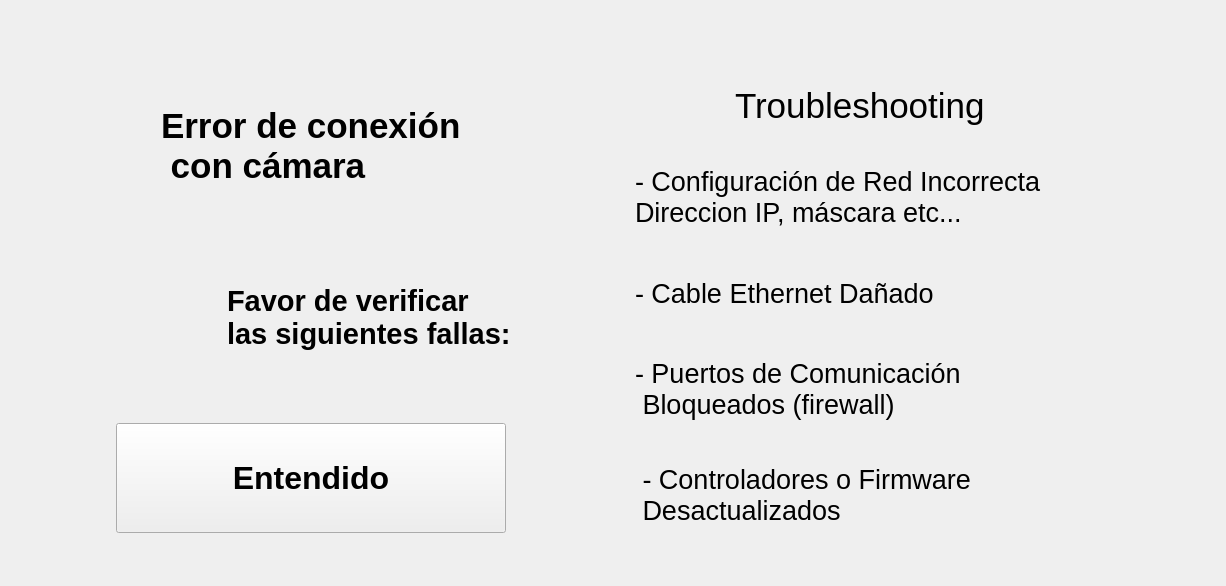
      <widget class="QWidget" name="page_4">
       <layout class="QGridLayout" name="gridLayout_9">
        <item row="0" column="0">
         <layout class="QHBoxLayout" name="horizontalLayout_44">
          <property name="topMargin">
           <number>60</number>
          </property>
          <property name="bottomMargin">
           <number>30</number>
          </property>
          <item>
           <layout class="QVBoxLayout" name="verticalLayout_21">
            <property name="leftMargin">
             <number>50</number>
            </property>
            <item>
             <layout class="QHBoxLayout" name="horizontalLayout_56">
              <property name="spacing">
               <number>30</number>
              </property>
              <item>
               <widget class="QLabel" name="lblTest1_12">
                <property name="minimumSize">
                 <size>
                  <width>70</width>
                  <height>70</height>
                 </size>
                </property>
                <property name="maximumSize">
                 <size>
                  <width>70</width>
                  <height>70</height>
                 </size>
                </property>
                <property name="text">
                 <string/>
                </property>
                <property name="pixmap">
                 <pixmap resource="../resources/resources.qrc">:/resources/webcam.png</pixmap>
                </property>
                <property name="scaledContents">
                 <bool>true</bool>
                </property>
               </widget>
              </item>
              <item>
               <widget class="QLabel" name="lblCode_36">
                <property name="minimumSize">
                 <size>
                  <width>400</width>
                  <height>130</height>
                 </size>
                </property>
                <property name="maximumSize">
                 <size>
                  <width>400</width>
                  <height>130</height>
                 </size>
                </property>
                <property name="font">
                 <font>
                  <pointsize>26</pointsize>
                  <bold>true</bold>
                 </font>
                </property>
                <property name="text">
                 <string>Error de conexión
 con cámara</string>
                </property>
               </widget>
              </item>
             </layout>
            </item>
            <item>
             <layout class="QHBoxLayout" name="horizontalLayout_33">
              <property name="spacing">
               <number>30</number>
              </property>
              <item>
               <widget class="QLabel" name="lblCode_37">
                <property name="minimumSize">
                 <size>
                  <width>70</width>
                  <height>70</height>
                 </size>
                </property>
                <property name="maximumSize">
                 <size>
                  <width>70</width>
                  <height>70</height>
                 </size>
                </property>
                <property name="text">
                 <string/>
                </property>
                <property name="pixmap">
                 <pixmap resource="../resources/resources.qrc">:/resources/magnifying-glass.png</pixmap>
                </property>
                <property name="scaledContents">
                 <bool>true</bool>
                </property>
                <property name="wordWrap">
                 <bool>false</bool>
                </property>
               </widget>
              </item>
              <item>
               <widget class="QLabel" name="label_19">
                <property name="minimumSize">
                 <size>
                  <width>300</width>
                  <height>180</height>
                 </size>
                </property>
                <property name="maximumSize">
                 <size>
                  <width>300</width>
                  <height>180</height>
                 </size>
                </property>
                <property name="font">
                 <font>
                  <pointsize>22</pointsize>
                  <bold>true</bold>
                 </font>
                </property>
                <property name="styleSheet">
                 <string notr="true"/>
                </property>
                <property name="text">
                 <string>Favor de verificar
las siguientes fallas:</string>
                </property>
               </widget>
              </item>
             </layout>
            </item>
            <item>
             <layout class="QHBoxLayout" name="horizontalLayout_34">
              <item>
               <layout class="QHBoxLayout" name="horizontalLayout_35">
                <property name="spacing">
                 <number>60</number>
                </property>
                <item>
                 <widget class="QPushButton" name="btnCameraErrorOK">
                  <property name="minimumSize">
                   <size>
                    <width>390</width>
                    <height>110</height>
                   </size>
                  </property>
                  <property name="maximumSize">
                   <size>
                    <width>390</width>
                    <height>110</height>
                   </size>
                  </property>
                  <property name="font">
                   <font>
                    <pointsize>24</pointsize>
                    <bold>true</bold>
                   </font>
                  </property>
                  <property name="styleSheet">
                   <string notr="true">QPushButton {
	
	color: rgb(255, 255, 255);
	background-color: rgb(11, 186, 78);
     border: 4px solid rgb(11, 186, 78); /* Borde para el QStackedWidget */
    border-radius: 25px; /* Bordes redondeados solo para el QStackedWidget */
    padding: 5px; /* Opcional: agrega espacio interno */
}

QPushButton &gt; * {
    border: none; /* Asegura que los elementos dentro del QStackedWidget no hereden el borde */
    border-radius: 0px; /* Restablece el border-radius para los elementos internos */
    background-color: transparent; /* Opción para mantener el fondo de los elementos internos */
}</string>
                  </property>
                  <property name="text">
                   <string>Entendido</string>
                  </property>
                 </widget>
                </item>
               </layout>
              </item>
             </layout>
            </item>
           </layout>
          </item>
          <item>
           <spacer name="horizontalSpacer_45">
            <property name="orientation">
             <enum>Qt::Horizontal</enum>
            </property>
            <property name="sizeType">
             <enum>QSizePolicy::Expanding</enum>
            </property>
            <property name="sizeHint" stdset="0">
             <size>
              <width>68</width>
              <height>20</height>
             </size>
            </property>
           </spacer>
          </item>
          <item>
           <layout class="QVBoxLayout" name="verticalLayout_9">
            <item>
             <layout class="QHBoxLayout" name="horizontalLayout_57">
              <property name="spacing">
               <number>30</number>
              </property>
              <item>
               <widget class="QLabel" name="lblTest1_13">
                <property name="minimumSize">
                 <size>
                  <width>70</width>
                  <height>70</height>
                 </size>
                </property>
                <property name="maximumSize">
                 <size>
                  <width>70</width>
                  <height>70</height>
                 </size>
                </property>
                <property name="text">
                 <string/>
                </property>
                <property name="pixmap">
                 <pixmap resource="../resources/resources.qrc">:/resources/warning.png</pixmap>
                </property>
                <property name="scaledContents">
                 <bool>true</bool>
                </property>
               </widget>
              </item>
              <item>
               <widget class="QLabel" name="lblCode_38">
                <property name="minimumSize">
                 <size>
                  <width>450</width>
                  <height>30</height>
                 </size>
                </property>
                <property name="font">
                 <font>
                  <pointsize>26</pointsize>
                 </font>
                </property>
                <property name="text">
                 <string>Troubleshooting</string>
                </property>
               </widget>
              </item>
             </layout>
            </item>
            <item>
             <layout class="QVBoxLayout" name="verticalLayout_10">
              <item>
               <widget class="QLabel" name="label_20">
                <property name="minimumSize">
                 <size>
                  <width>580</width>
                  <height>100</height>
                 </size>
                </property>
                <property name="maximumSize">
                 <size>
                  <width>580</width>
                  <height>100</height>
                 </size>
                </property>
                <property name="font">
                 <font>
                  <pointsize>20</pointsize>
                 </font>
                </property>
                <property name="text">
                 <string>- Configuración de Red Incorrecta
Direccion IP, máscara etc...</string>
                </property>
               </widget>
              </item>
              <item>
               <widget class="QLabel" name="label_21">
                <property name="minimumSize">
                 <size>
                  <width>580</width>
                  <height>80</height>
                 </size>
                </property>
                <property name="maximumSize">
                 <size>
                  <width>580</width>
                  <height>80</height>
                 </size>
                </property>
                <property name="font">
                 <font>
                  <pointsize>20</pointsize>
                 </font>
                </property>
                <property name="text">
                 <string>- Cable Ethernet Dañado</string>
                </property>
               </widget>
              </item>
              <item>
               <widget class="QLabel" name="label_22">
                <property name="minimumSize">
                 <size>
                  <width>580</width>
                  <height>100</height>
                 </size>
                </property>
                <property name="maximumSize">
                 <size>
                  <width>580</width>
                  <height>100</height>
                 </size>
                </property>
                <property name="font">
                 <font>
                  <pointsize>20</pointsize>
                 </font>
                </property>
                <property name="text">
                 <string>- Puertos de Comunicación
 Bloqueados (firewall)</string>
                </property>
               </widget>
              </item>
              <item>
               <widget class="QLabel" name="label_25">
                <property name="minimumSize">
                 <size>
                  <width>580</width>
                  <height>100</height>
                 </size>
                </property>
                <property name="maximumSize">
                 <size>
                  <width>580</width>
                  <height>100</height>
                 </size>
                </property>
                <property name="font">
                 <font>
                  <pointsize>20</pointsize>
                 </font>
                </property>
                <property name="text">
                 <string> - Controladores o Firmware
 Desactualizados</string>
                </property>
               </widget>
              </item>
             </layout>
            </item>
           </layout>
          </item>
         </layout>
        </item>
       </layout>
      </widget>
